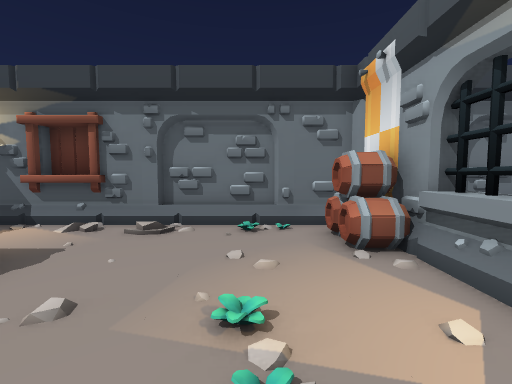
View 1 (above)

14 first-person views from a walk through a scene from a Unity 3-D project. The camera is 1.3 m above the floor, tilts 4° down and sees 90° across. The floor is counted in squares, 1 m on a side. Each view is taken from the middle of a square. On the plan, view 1 faces up. The plan holds only what a view shows up to about 13 squares ahead; the rest is blank. The place goes on beyond the plan. Some animated figures are not drawn.

View 2
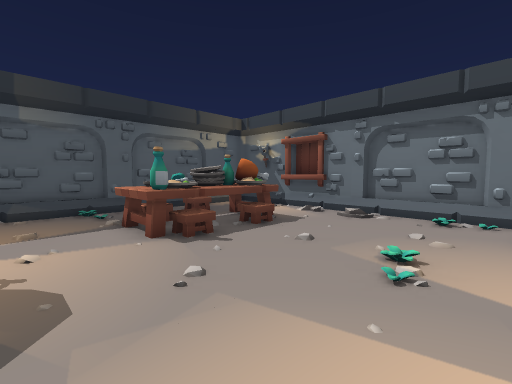

View 3
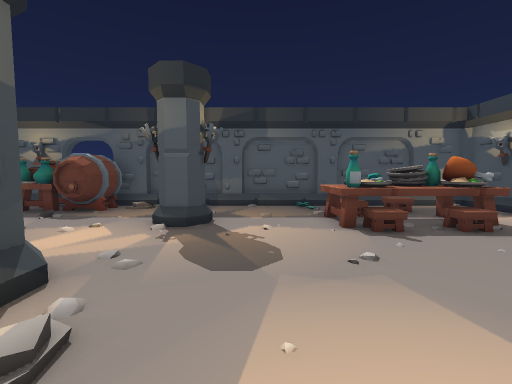

View 4
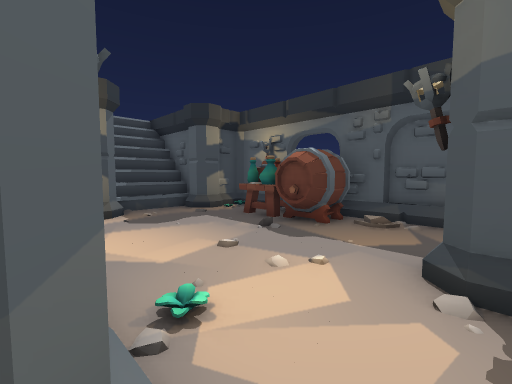

View 5
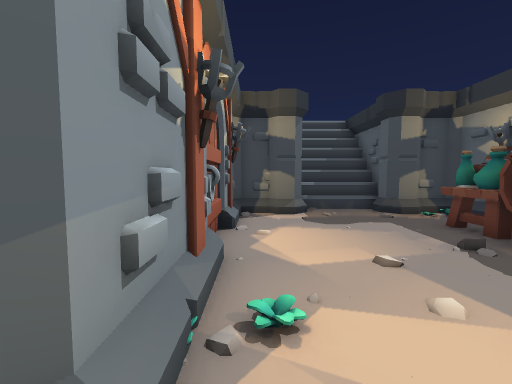

View 6
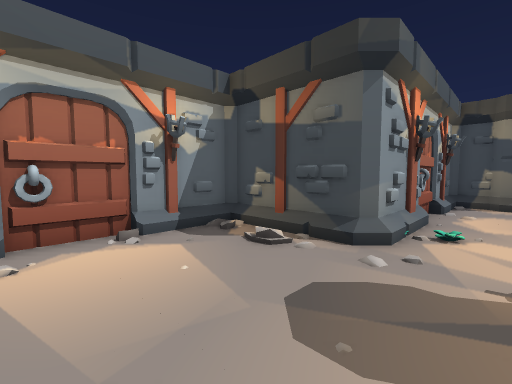

View 7
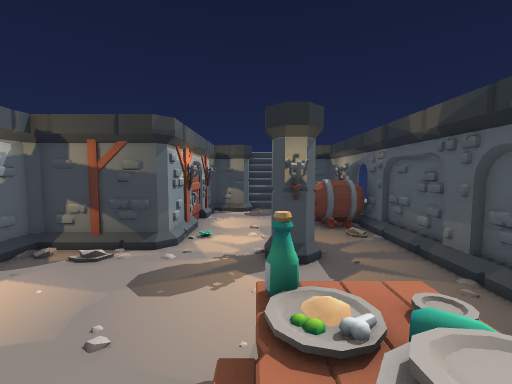

View 8
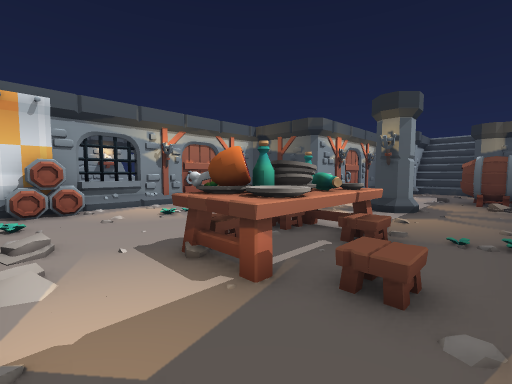

View 9
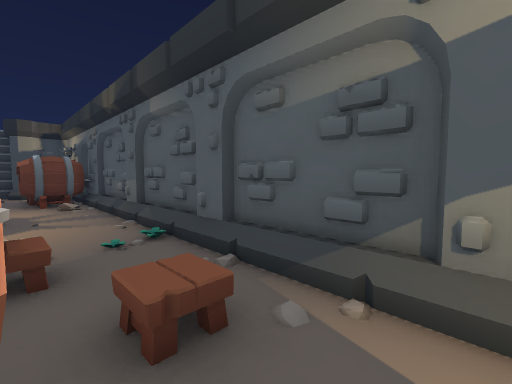

View 10
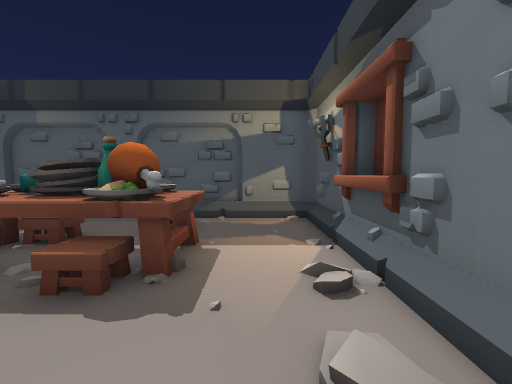

View 11
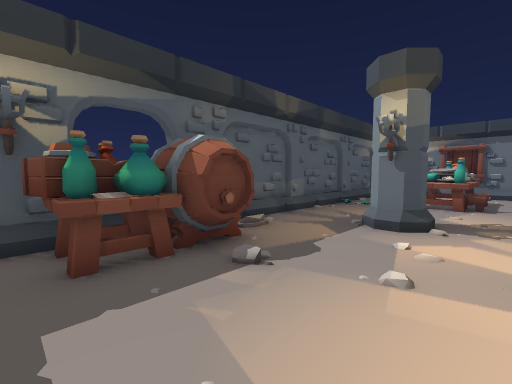

View 12
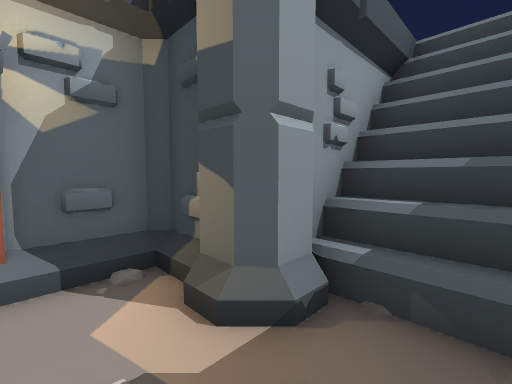

View 13
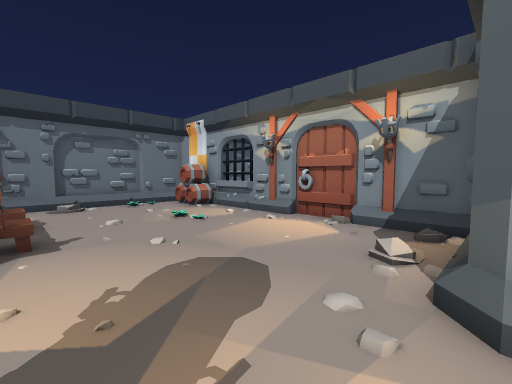

View 14
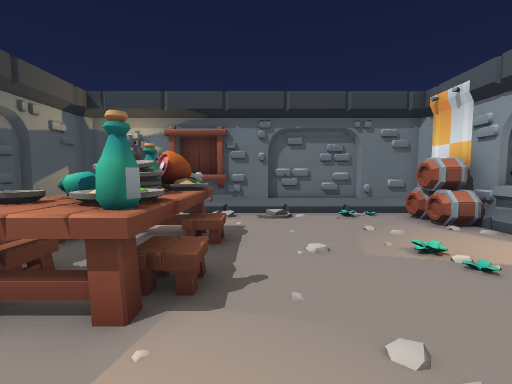

### Floor plan
Key: @ floor where view 1 was taken; # wall or solid block; . main floor; : floor 1 m higher than the main floor; / step, stairs or slope; = window, fence, low wall or low ledge; ^ raised ledge; T table; R torch; P pillar; O other object.
Columns run from 9 left of view 1 to 3 right of it. Each row starts with its distance up from view 1.
  7 #############
  6 #...//.....O#
  5 #..........O#
  4 #..TT/.....O#
  3 #.OTT/......#
  2 #..T /......#
  1 #..T :..... #
  0 #..T.T...@. #
 -1 #...........#
 -2 #...........#
 -3 #...R.......#
 -4 #..PPP...../#
 -5 #...R...#####
 -6 #.......#
 -7 #OO.....#
 -8 #OO.....#
 -9 ^OO.....#
-10 #OO.....#
-11 #OO.....#
-12 # P...P.#
-13 ##P..PP##
-14  ##===##
-15   #####

Where each view was taken, in squares from view 1:
view 1: 0 up, 0 right, facing up
view 2: 2 down, 1 right, facing up-left
view 3: 2 down, 2 right, facing left
view 4: 4 down, 1 left, facing down-left
view 5: 4 down, 2 left, facing down
view 6: 0 up, 3 left, facing down-right
view 7: 3 up, 4 left, facing down
view 8: 6 up, 8 left, facing down-right
view 9: 5 up, 6 left, facing down-left
view 10: 5 up, 1 left, facing left
view 11: 11 down, 3 left, facing up-left
view 12: 11 down, 5 left, facing down-right
view 13: 5 down, 4 left, facing up-right
view 14: 2 down, 3 left, facing up
